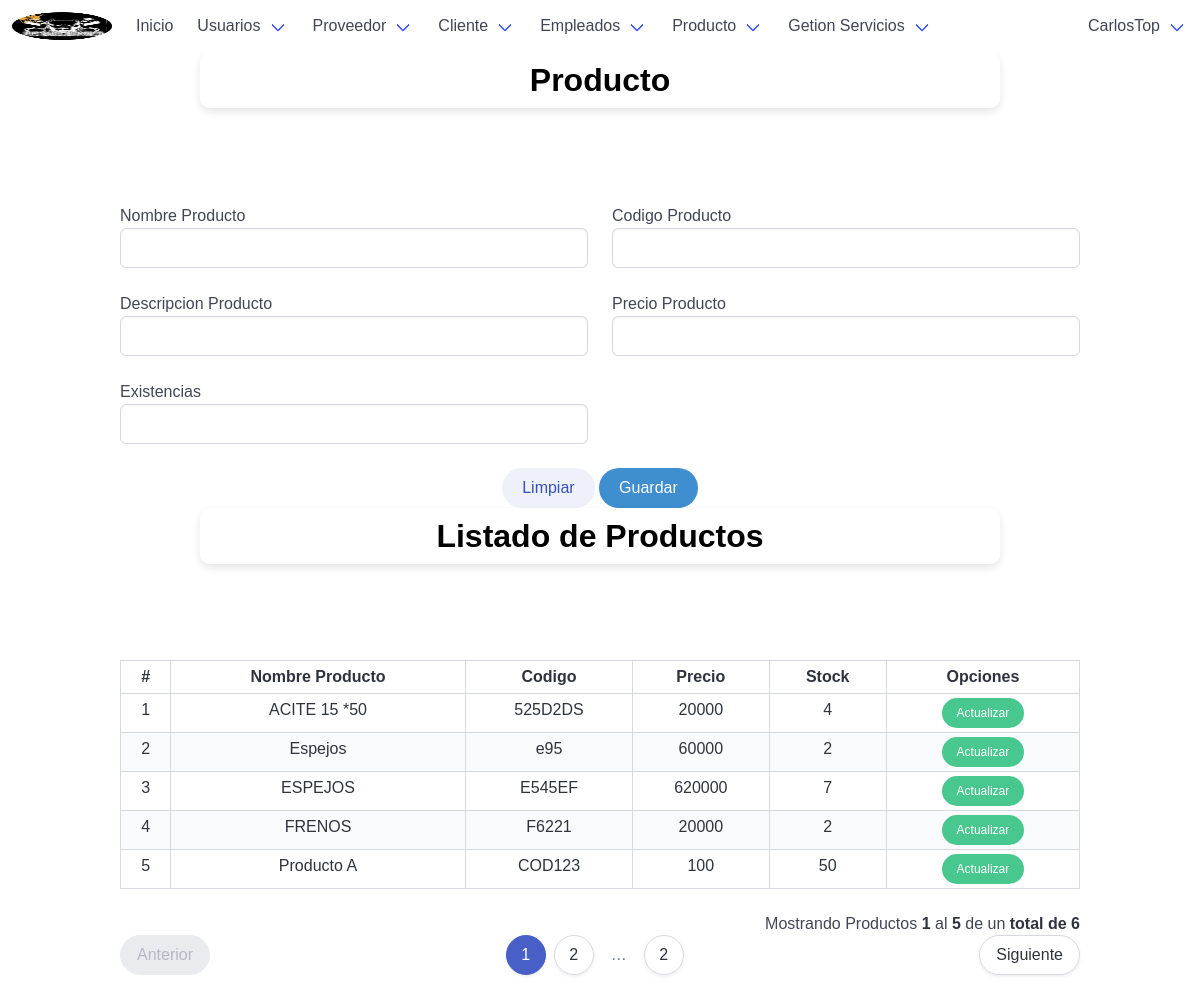
The page /productNew/ (signed in) on the database as committed earlier.
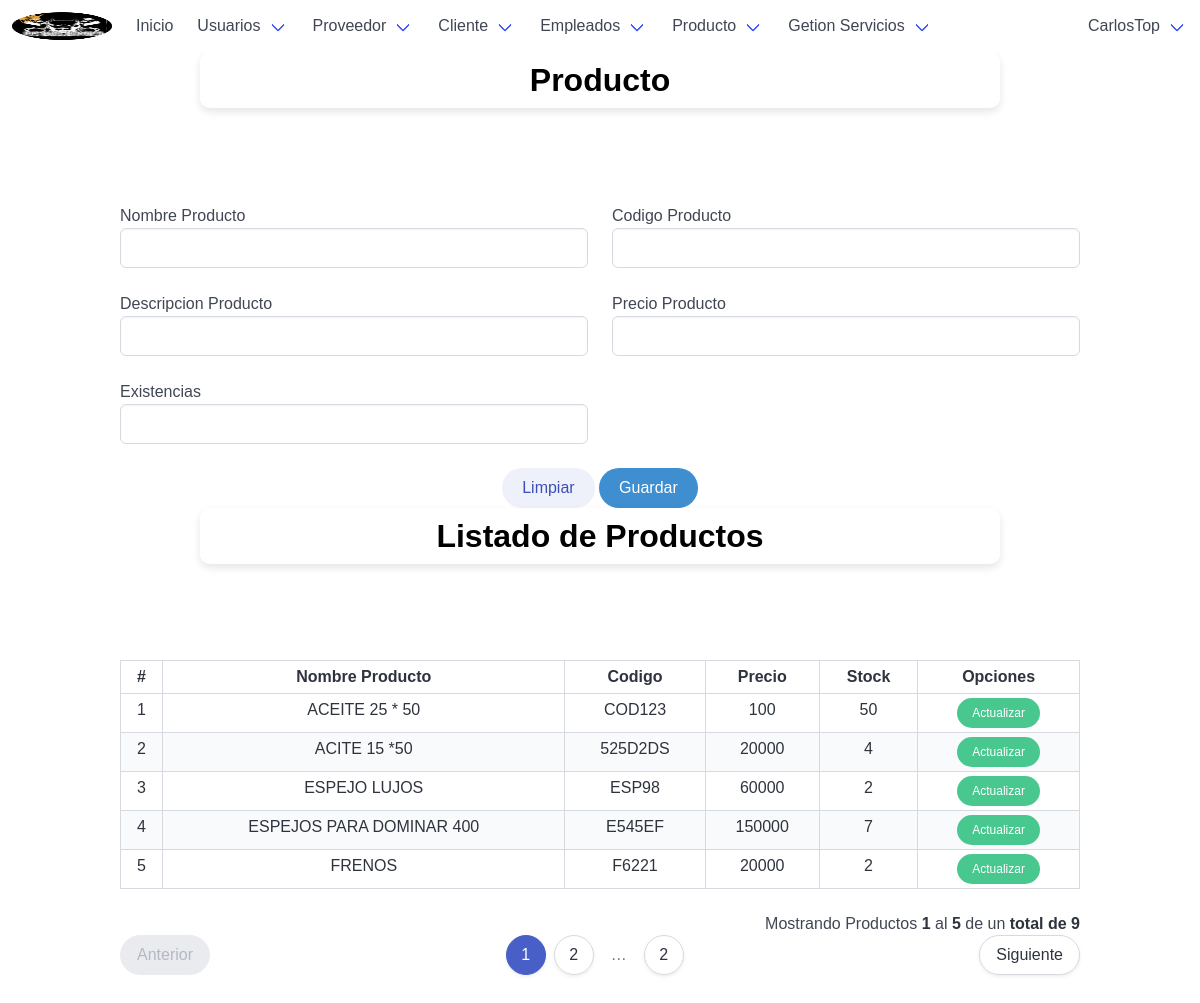
The same page on the database as committed later.
### tables this page shows
CREATE TABLE `producto` (
  `id_producto` int(10) NOT NULL,
  `nom_producto` varchar(45) NOT NULL,
  `codigo` varchar(45) NOT NULL,
  `descripcion` varchar(45) DEFAULT NULL,
  `precio_unitario` int(10) DEFAULT NULL,
  `existencias` int(10) DEFAULT NULL
);

### app/controllers/productController.php (the view, shortened to what the changed rows need)
<?php
	class productController extends mainModel{
		public function listarProductoControlador($pagina, $registros, $url, $busqueda) {
			$pagina = $this->limpiarCadena($pagina);
			$registros = $this->limpiarCadena($registros);
			$url = $this->limpiarCadena($url);
			$url = APP_URL . $url . "/";
			$busqueda = $this->limpiarCadena($busqueda);
			$tabla = "";
			$pagina = (isset($pagina) && $pagina > 0) ? (int)$pagina : 1;
			$inicio = ($pagina > 0) ? (($pagina * $registros) - $registros) : 0;
			if (isset($busqueda) && $busqueda != "") {
				$consulta_datos = "SELECT * FROM producto WHERE (nom_producto LIKE '%$busqueda%' OR codigo LIKE '%$busqueda%') ORDER BY nom_producto ASC LIMIT $inicio, $registros";
				$consulta_total = "SELECT COUNT(id_producto) FROM producto	WHERE (nom_producto LIKE '%$busqueda%' OR codigo LIKE '%$busqueda%')";
			} else {
				$consulta_datos = "SELECT * FROM producto ORDER BY nom_producto ASC LIMIT $inicio, $registros";
				$consulta_total = "SELECT COUNT(nom_producto) FROM producto";
			}
			$datos = $this->ejecutarConsulta($consulta_datos);
			$datos = $datos->fetchAll();
			$total = $this->ejecutarConsulta($consulta_total);
			$total = (int)$total->fetchColumn();
			$numeroPaginas = ceil($total / $registros);
			$tabla .= '
				<div class="table-container">
				<table class="table is-bordered is-striped is-narrow is-hoverable is-fullwidth">
					<thead>
						<tr>
							<th class="has-text-centered">#</th>
							<th class="has-text-centered">Nombre Producto</th>
							<th class="has-text-centered">Codigo</th>
							<th class="has-text-centered">Precio</th>
							<th class="has-text-centered">Stock</th>
							<th class="has-text-centered" colspan="3">Opciones</th>
						</tr>
					</thead>
					<tbody>
			';
			if ($total >= 1 && $pagina <= $numeroPaginas) {
				$contador = $inicio + 1;
				$pag_inicio = $inicio + 1;
				foreach ($datos as $rows) {
					$tabla .= '
						<tr class="has-text-centered">
							<td>' . $contador . '</td>
							<td>' . $rows['nom_producto'] . '</td>
							<td>' . $rows['codigo']. '</td>
							<td>' . $rows['precio_unitario'] . '</td>
							<td>' . $rows['existencias'] . '</td>
							<td>
								<a href="' . APP_URL . 'productUpdate/' . $rows['id_producto'] . '/" class="button is-success is-rounded is-small">Actualizar</a>
							</td>
						</tr>
					';
					$contador++;
				}
				$pag_final = $contador - 1;
			}
			$tabla .= '</tbody></table></div>';
			if ($total >= 1 && $pagina <= $numeroPaginas) {
				$tabla .= '<p class="has-text-right">Mostrando Productos  <strong>' . $pag_inicio . '</strong> al <strong>' . $pag_final . '</strong> de un <strong>total de ' . $total . '</strong></p>';
				$tabla .= $this->paginadorTablas($pagina, $numeroPaginas, $url, 10);
			}
			return $tabla;
		}
	}

### app/views/inc/navbar.php (shortened to what the changed rows need)
<nav class="navbar">
    <div class="navbar-brand">
        <a class="navbar-item" href="<?php echo APP_URL; ?>dashboard/">
            <img src="<?php echo APP_URL; ?>app/views/img/Logo_Interfaz.png" alt="Bulma" width="100" height="100">
        </a>
    </div>
    <div id="navbarExampleTransparentExample" class="navbar-menu">
        <div class="navbar-start">
            <a class="navbar-item" href="<?php echo APP_URL; ?>dashboard/">
                Inicio
            </a>
            <div class="navbar-item has-dropdown is-hoverable">
                <a class="navbar-link" href="#">
                    Usuarios
                </a>
            </div>
            <div class="navbar-item has-dropdown is-hoverable">
                <a class="navbar-link" href="#">
                    Proveedor
                </a>
            </div>
            <div class="navbar-item has-dropdown is-hoverable">
                <a class="navbar-link" href="#">
                    Cliente
                </a>
            </div>
            <div class="navbar-item has-dropdown is-hoverable">
                <a class="navbar-link" href="#">
                    Empleados
                </a>
            </div>
            <div class="navbar-item has-dropdown is-hoverable">
                <a class="navbar-link" href="#">
                    Producto
                </a>
            </div>
            <div class="navbar-item has-dropdown is-hoverable">
                <a class="navbar-link" href="#">
                    Getion Servicios
                </a>
            </div>
        </div>
        <div class="navbar-end">
            <div class="navbar-item has-dropdown is-hoverable">
                <a class="navbar-link">
                    <?php echo $_SESSION['usuario']; ?>
                </a>
            </div>
        </div>
    </div>
</nav>

### app/models/mainModel.php (shortened to what the changed rows need)
<?php
    class mainModel {
        private $server = DB_SERVER;
        private $db = DB_NAME;
        private $user = DB_USER;
        private $pass = DB_PASS;
		public function conectar(){
            $conexion = new PDO("mysql:host=".$this->server.";dbname=".$this->db,$this->user,$this->pass);
			$conexion->exec("SET CHARACTER SET utf8");
			return $conexion;
        }
        protected function ejecutarConsulta($consulta){
            $sql = $this->conectar()->prepare($consulta);
            $sql->execute();
            return $sql;
        }
        public function limpiarCadena($cadena){
			$palabras=["<script>","</script>","<script src","<script type=","SELECT * FROM","SELECT "," SELECT ","DELETE FROM","INSERT INTO","DROP TABLE","DROP DATABASE","TRUNCATE TABLE","SHOW TABLES","SHOW DATABASES","<?php","?>","--","^","<",">","==","=",";","::"];
			$cadena=trim($cadena);
			$cadena=stripslashes($cadena);
			$cadena=trim($cadena);
			$cadena=stripslashes($cadena);
			return $cadena;
		}
        protected function paginadorTablas($pagina,$numeroPaginas,$url,$botones){
	        $tabla='<nav class="pagination is-centered is-rounded" role="navigation" aria-label="pagination">';
	        if($pagina<=1){
	            $tabla.='
	            <a class="pagination-previous is-disabled" disabled >Anterior</a>
	            <ul class="pagination-list">
	            ';
	        }
	        for($i=$pagina; $i<=$numeroPaginas; $i++){
	            if($pagina==$i){
	                $tabla.='<li><a class="pagination-link is-current" href="'.$url.$i.'/">'.$i.'</a></li>';
	            }else{
	                $tabla.='<li><a class="pagination-link" href="'.$url.$i.'/">'.$i.'</a></li>';
	            }
	        }
	        if($pagina==$numeroPaginas){
	            $tabla.='
	            </ul>
	            <a class="pagination-next is-disabled" disabled >Siguiente</a>
	            ';
	        }else{
	            $tabla.='
	                <li><span class="pagination-ellipsis">&hellip;</span></li>
	                <li><a class="pagination-link" href="'.$url.$numeroPaginas.'/">'.$numeroPaginas.'</a></li>
	            </ul>
	            <a class="pagination-next" href="'.$url.($pagina+1).'/">Siguiente</a>
	            ';
	        }
	        $tabla.='</nav>';
	        return $tabla;
	    }
    }

Rows that differ between the two databases and show on the page:
changed producto "COD123": nom_producto "Producto A" → "ACEITE 25 * 50"; moves up the list
changed producto: nom_producto "Espejos" → "ESPEJO LUJOS"; codigo "e95" → "ESP98"
changed producto "E545EF": nom_producto "ESPEJOS" → "ESPEJOS PARA DOMINAR 400"; precio_unitario "620000" → "150000"
Other text that changed with them:
$total: "6" → "9"
